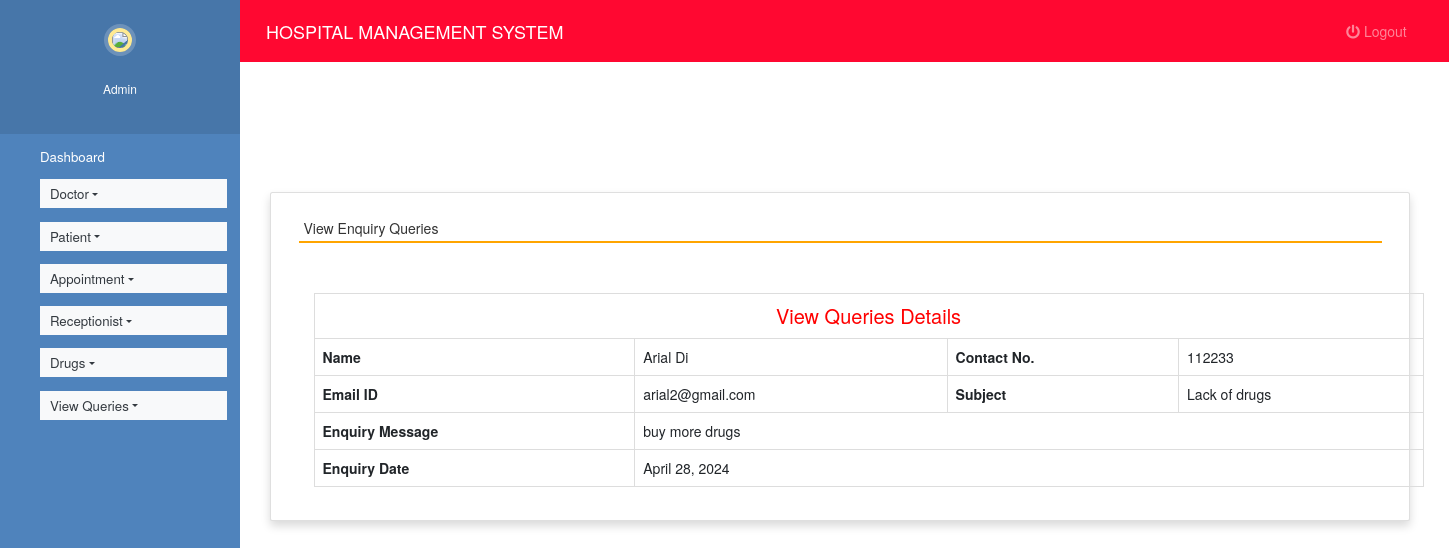
The page /view_queries/1 (signed in) on the database its author committed.
### hospitals/models.py (models this page shows, shortened)
class Contact(models.Model):
    name = models.CharField(max_length=100, null=True)
    contact = models.CharField(max_length=15, null=True)
    email = models.CharField(max_length=50, null=True)
    subject = models.CharField(max_length=100, null=True)
    message = models.CharField(max_length=300, null=True)
    msgdate = models.DateField(null=True)
    isread = models.CharField(max_length=10,null=True)

### hospitals/views.py (the view)
# urls.py: path('view_queries/<int:pid>', view_queries, name='view_queries'),
def view_queries(request,pid):
    if not request.user.is_authenticated:
        return redirect('login')
    contact = Contact.objects.get(id=pid)
    contact.isread = "yes"
    contact.save()
    return render(request,'view_queries.html', locals())

### hospitals/templates/view_queries.html (shortened to what this page needs)
{% extends 'admin_nav.html' %}
{% load static %}
{% block content %}
<head>
 <link rel="stylesheet" href="https://maxcdn.bootstrapcdn.com/bootstrap/3.4.1/css/bootstrap.min.css">
  <link rel="stylesheet" href="https://cdnjs.cloudflare.com/ajax/libs/font-awesome/4.7.0/css/font-awesome.min.css">
  <link rel="stylesheet" href="https://use.fontawesome.com/releases/v5.6.3/css/all.css">
</head>
<br><br><br><br>
<div class="container card shadow m-5">
    <div class="card-body">
        <h5 class="p-2" style="border-bottom: 2px solid orange">View Enquiry Queries</h5>
        <div class="container mt-5">
           <table class="table table-bordered">
                                <tr align="center">
                                    <td colspan="4" style="font-size : 20px; color : red"> View Queries Details</td>
                                </tr>
                                <tr>
                                    <th>Name</th>
                                    <td>{{contact.name}}</td>
                                    <th>Contact No.</th>
                                    <td>{{contact.contact}}</td>
                                </tr>
                                <tr>
                                    <th>Email ID</th>
                                    <td>{{contact.email}}</td>
                                    <th>Subject</th>
                                    <td>{{contact.subject}}</td>
                                </tr>
                                <tr>
                                    <th>Enquiry Message</th>
                                    <td colspan="3">{{contact.message}}</td>
                                </tr>
                                <tr>
                                    <th>Enquiry Date</th>
                                    <td colspan="3">{{contact.msgdate}}</td>
                                </tr>
                            </table>
                        </div>
                    </div>
                </div>
{% endblock content %}

### hospitals/static/style.css (style rules this page uses)
body { padding-left: 240px; }

### hospitals/templates/admin_nav.html (style rules this page uses)
body { padding-left: 240px; }

### rows shown on the page
Contact: name "Arial Di", contact "112233", email "arial2@gmail.com", subject "Lack of drugs", message "buy more drugs", msgdate "April 28, 2024"
